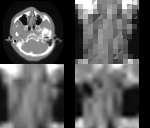

This chart was generated by the following Python code:
#!/usr/bin/env python

# Test the unoptimized code path in vtkImageReslice with different interpolation modes.

# Factory overrides
import vtkmodules.vtkInteractionStyle  # noqa: F401
import vtkmodules.vtkRenderingFreeType  # noqa: F401
import vtkmodules.vtkRenderingOpenGL2  # noqa: F401

import os

from vtkmodules.vtkCommonMath import vtkMatrix4x4
from vtkmodules.vtkCommonTransforms import vtkTransform
from vtkmodules.vtkIOImage import vtkImageReader
from vtkmodules.vtkImagingCore import vtkImageReslice
from vtkmodules.vtkRenderingCore import (
    vtkActor2D,
    vtkImageMapper,
    vtkRenderWindow,
    vtkRenderWindowInteractor,
    vtkRenderer,
)

# Image pipeline
reader = vtkImageReader()
reader.ReleaseDataFlagOff()
reader.SetDataByteOrderToLittleEndian()
reader.SetDataExtent(0, 63, 0, 63, 1, 93)
reader.SetDataSpacing(3.2, 3.2, 1.5)
data_dir = os.environ.get("VPE_DATA_DIR", os.path.dirname(os.path.abspath(__file__)))

reader.SetFilePrefix(os.path.join(data_dir, "headsq", "quarter"))
reader.SetDataMask(0x7fff)

# Rotate about the center of the image
transform = vtkTransform()
transform.Translate(+100.8, +100.8, +69.0)
transform.RotateWXYZ(10, 1, 1, 0)
transform.Translate(-100.8, -100.8, -69.0)

matrix = vtkMatrix4x4()

# Cubic, optimization off
reslice1 = vtkImageReslice()
reslice1.SetInputConnection(reader.GetOutputPort())
reslice1.OptimizationOff()
reslice1.SetInterpolationModeToCubic()
reslice1.SetOutputSpacing(0.65, 0.65, 1.5)
reslice1.SetOutputOrigin(80, 120, 40)
reslice1.SetOutputExtent(0, 63, 0, 63, 0, 0)

# Linear with reslice axes, optimization off
reslice2 = vtkImageReslice()
reslice2.SetInputConnection(reader.GetOutputPort())
reslice2.OptimizationOff()
reslice2.SetResliceAxes(transform.GetMatrix())
reslice2.SetInterpolationModeToLinear()
reslice2.SetOutputSpacing(0.65, 0.65, 1.5)
reslice2.SetOutputOrigin(80, 120, 40)
reslice2.SetOutputExtent(0, 63, 0, 63, 0, 0)

# Nearest neighbor with transform, optimization off
reslice3 = vtkImageReslice()
reslice3.SetInputConnection(reader.GetOutputPort())
reslice3.OptimizationOff()
reslice3.SetResliceTransform(transform)
reslice3.SetInterpolationModeToNearestNeighbor()
reslice3.SetOutputSpacing(0.65, 0.65, 1.5)
reslice3.SetOutputOrigin(80, 120, 40)
reslice3.SetOutputExtent(0, 63, 0, 63, 0, 0)

# Linear with both axes and transform, optimization off
reslice4 = vtkImageReslice()
reslice4.SetInputConnection(reader.GetOutputPort())
reslice4.OptimizationOff()
reslice4.SetResliceAxes(matrix)
reslice4.SetResliceTransform(transform)
reslice4.SetInterpolationModeToLinear()
reslice4.SetOutputSpacing(3.2, 3.2, 1.5)
reslice4.SetOutputOrigin(0, 0, 40)
reslice4.SetOutputExtent(0, 63, 0, 63, 0, 0)

# Mapper + Actor pairs
mapper_0 = vtkImageMapper()
mapper_0.SetInputConnection(reslice1.GetOutputPort())
mapper_0.SetColorWindow(2000)
mapper_0.SetColorLevel(1000)
mapper_0.SetZSlice(0)

actor_0 = vtkActor2D()
actor_0.SetMapper(mapper_0)

mapper_1 = vtkImageMapper()
mapper_1.SetInputConnection(reslice2.GetOutputPort())
mapper_1.SetColorWindow(2000)
mapper_1.SetColorLevel(1000)
mapper_1.SetZSlice(0)

actor_1 = vtkActor2D()
actor_1.SetMapper(mapper_1)

mapper_2 = vtkImageMapper()
mapper_2.SetInputConnection(reslice3.GetOutputPort())
mapper_2.SetColorWindow(2000)
mapper_2.SetColorLevel(1000)
mapper_2.SetZSlice(0)

actor_2 = vtkActor2D()
actor_2.SetMapper(mapper_2)

mapper_3 = vtkImageMapper()
mapper_3.SetInputConnection(reslice4.GetOutputPort())
mapper_3.SetColorWindow(2000)
mapper_3.SetColorLevel(1000)
mapper_3.SetZSlice(0)

actor_3 = vtkActor2D()
actor_3.SetMapper(mapper_3)

# Renderers in four viewports
renderer_0 = vtkRenderer()
renderer_0.AddViewProp(actor_0)
renderer_0.SetViewport(0.5, 0.0, 1.0, 0.5)

renderer_1 = vtkRenderer()
renderer_1.AddViewProp(actor_1)
renderer_1.SetViewport(0.0, 0.0, 0.5, 0.5)

renderer_2 = vtkRenderer()
renderer_2.AddViewProp(actor_2)
renderer_2.SetViewport(0.5, 0.5, 1.0, 1.0)

renderer_3 = vtkRenderer()
renderer_3.AddViewProp(actor_3)
renderer_3.SetViewport(0.0, 0.5, 0.5, 1.0)

# Window
render_window = vtkRenderWindow()
render_window.AddRenderer(renderer_0)
render_window.AddRenderer(renderer_1)
render_window.AddRenderer(renderer_2)
render_window.AddRenderer(renderer_3)
render_window.SetSize(150, 128)
render_window.SetWindowName("reslice optimization off")

# Interactor
interactor = vtkRenderWindowInteractor()
interactor.SetRenderWindow(render_window)

interactor.Initialize()
interactor.Start()
